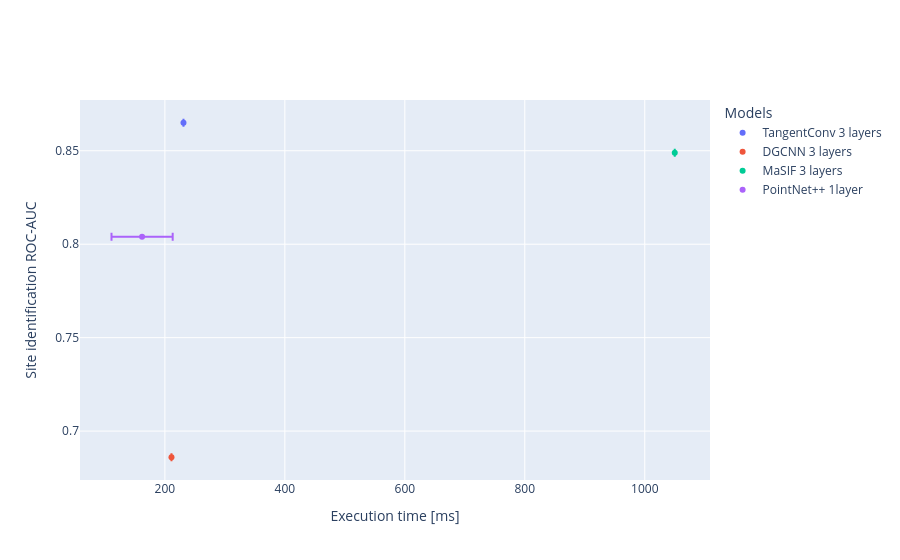

The notebook cell this image was saved under:
### Code cell
fig = go.Figure()
for i in range(len(times)):
    fig.add_trace(go.Scatter(
            x=[times[i]],
            y=[performance[i]],
            mode='markers',
            name=labels[i],
            error_x=dict(
                type='data',
                symmetric=True,
                array=[time_errors[i]])))


fig.update_layout(
    xaxis_title='Execution time [ms]',
    yaxis_title='Site identification ROC-AUC',
    legend_title="Models",
)
fig.show()

### Figure 1 — Plotly figure (JSON) as saved in the notebook; plotly's stock layout.template omitted (floating-point values rounded to 4 significant figures)
{"data": [{"error_x": {"array": [0], "symmetric": true, "type": "data"}, "mode": "markers", "name": "TangentConv 3 layers", "type": "scatter", "x": [231], "y": [0.865]}, {"error_x": {"array": [0], "symmetric": true, "type": "data"}, "mode": "markers", "name": "DGCNN 3 layers", "type": "scatter", "x": [211], "y": [0.686]}, {"error_x": {"array": [0], "symmetric": true, "type": "data"}, "mode": "markers", "name": "MaSIF 3 layers", "type": "scatter", "x": [1050], "y": [0.849]}, {"error_x": {"array": [51], "symmetric": true, "type": "data"}, "mode": "markers", "name": "PointNet++ 1layer", "type": "scatter", "x": [162], "y": [0.804]}], "layout": {"legend": {"title": {"text": "Models"}}, "xaxis": {"title": {"text": "Execution time [ms]"}}, "yaxis": {"title": {"text": "Site identification ROC-AUC"}}}}
